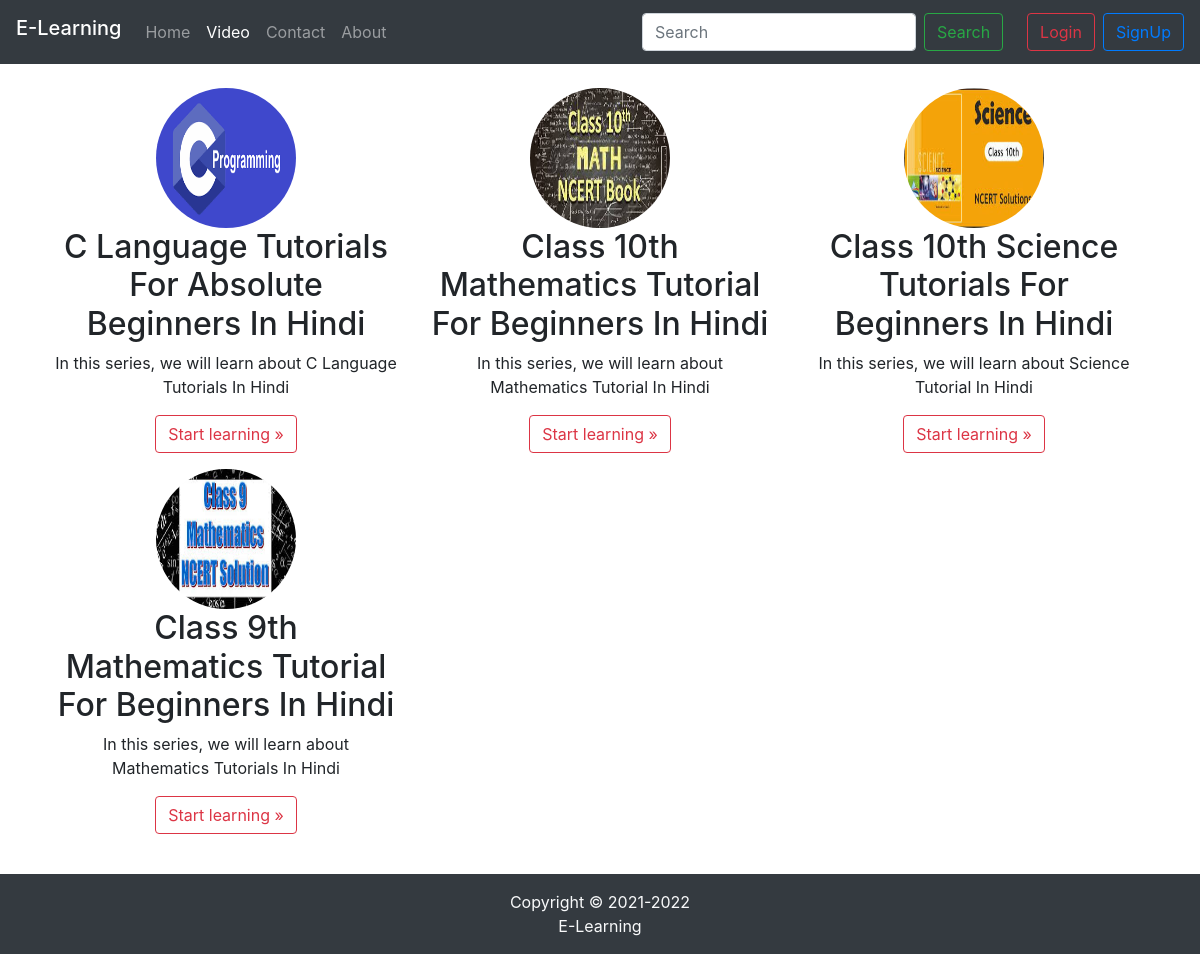
Screenshot of /videos/ with the database file from the repository.
### learning/models.py (models this page shows, shortened)
class Subject(models.Model):
    subject_id = models.AutoField(primary_key=True)
    title = models.CharField(max_length=500)
    desc = models.CharField(max_length=800)
    slug = models.CharField(max_length=130)
    image = models.ImageField()
    timeStamp = models.DateTimeField(default=now)

### learning/views.py (the view)
# urls.py: path('videos/', views.allsubject, name='allsubject'),
def allsubject(request):
    subj = Subject.objects.all()
    context = {'subj': subj}
    return render(request, 'allsubject.html', context)

### templates/allsubject.html (shortened to what this page needs)
{% extends 'base.html' %}
{% block videosactive %} active {% endblock videosactive %}
{% block body %}
{% load static %}
<div class="container-fluid main-container">
    <div class="row my-4 mx-4">
            {% for s in subj %}
            <div class="col-md-6 col-lg-4 text-center">
                <img class="rounded-circle" src="/media/{{s.image}}" width="140" height="140">
                <h2>{{s.title}}</h2>
                <p>
                    {{s.desc}}
                </p>
                <p>
                    <a href="/videos/{{s.slug}}"><button class="btn btn-outline-danger">Start learning »</button></a>
                </p>
            </div>
            {% endfor %}
    </div>
</div>
{% endblock body %}

### templates/base.html (shortened to what this page needs)
<!doctype html>
<html lang="en">
{% load static %}
<head>
    <link rel="stylesheet" href="https://maxcdn.bootstrapcdn.com/bootstrap/4.0.0/css/bootstrap.min.css"
>
    <link rel="stylesheet" href="{% static 'css/prism.css' %}">
</head>
<body class="d-flex flex-column h-100">
    <header>
    <nav class="navbar navbar-expand-lg navbar-dark bg-dark">
        <a class="navbar-brand h1" href="/">E-Learning</a>
        <div class="collapse navbar-collapse" id="navbarSupportedContent">
            <ul class="navbar-nav mr-auto">
                <li class="nav-item {% block homeactive %}{% endblock homeactive %}">
                    <a class="nav-link" href="/">Home <span class="sr-only">(current)</span></a>
                </li>
                <li class="nav-item {% block videosactive %}{% endblock videosactive %}">
                    <a class="nav-link" href="/videos">Video</a>
                </li>
                <li class="nav-item {% block contactactive %}{% endblock contactactive %}">
                    <a class="nav-link" href="/contact">Contact</a>
                </li>
                <li class="nav-item {% block aboutactive %}{% endblock aboutactive %}">
                    <a class="nav-link" href="/about">About</a>
                </li>
            </ul>
            <form method='get' action='/search' class="form-inline my-2 my-lg-0">
                <input class="form-control mr-sm-2" type="search" name='query' id='query' placeholder="Search" aria-label="Search">
                <button class="btn btn-outline-success my-2 mr-3 my-sm-0" type="submit">Search</button>
            </form>
            {% if user.is_authenticated %}
            <a class="text-light">
                            Welcome {{request.user}}
                        </a>
            <a href="/logout" class="btn btn-outline-danger ml-2">Logout</a>
            {% else %}
            <button type="button" class="btn btn-outline-danger mx-2" data-toggle="modal" data-target="#loginModal">
                Login
            </button>
            <button type="button" class="btn btn-outline-primary" data-toggle="modal" data-target="#signupModal">
                SignUp
            </button>
            {% endif %}
        </div>
    </nav>
    </header>
    {% block body %}{% endblock body %}
    <footer class="footer mt-auto bg-dark py-3 text-light">
        <p class="copyright mb-0 text-center">Copyright &copy; 2021-2022 <br>E-Learning</p>
    </footer>
</body>
</html>

### rows the page displays
Subject: image (picture), title "C Language Tutorials For Absolute Beginners In Hindi", desc "In this series, we will learn about C Language Tutorials In Hindi"
Subject: image (picture), title "Class 10th Mathematics Tutorial For Beginners In Hindi", desc "In this series, we will learn about Mathematics Tutorial In Hindi"
Subject: image (picture), title "Class 10th Science Tutorials For Beginners In Hindi", desc "In this series, we will learn about Science Tutorial In Hindi"
Subject: image (picture), title "Class 9th Mathematics Tutorial For Beginners In Hindi", desc "In this series, we will learn about Mathematics Tutorials In Hindi"
